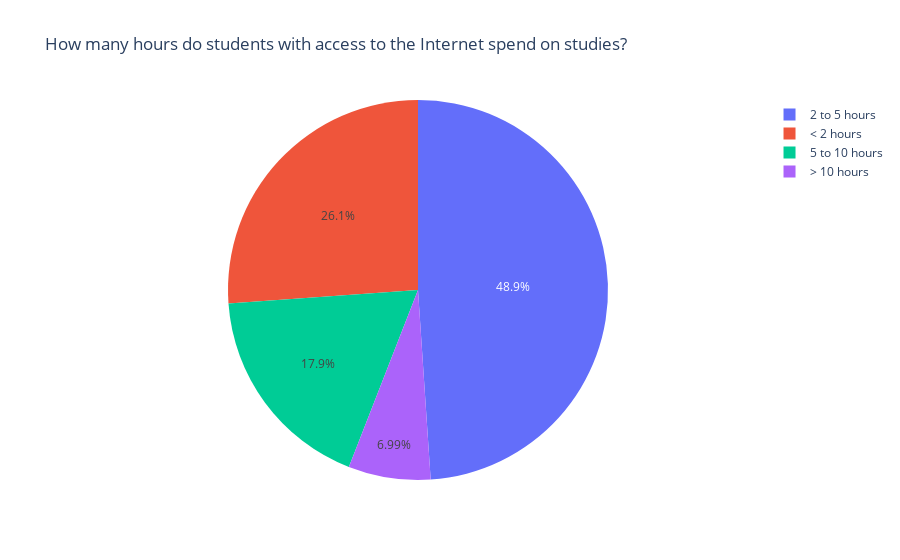

Notebook source saved alongside this figure:
### Code cell
time2 =data[(data.internet == 'yes')].st_time.value_counts()
labels = (np.array(time2.index))
sizes = (np.array((time2 / time2.sum())*100))

trace = go.Pie(labels=labels, values=sizes)
layout = go.Layout(title="How many hours do students with access to the Internet spend on studies?")
dat = [trace]
fig = go.Figure(data=dat, layout=layout)
py.iplot(fig, filename="time2")

### Figure 1 — Plotly figure (JSON) as saved in the notebook; plotly's stock layout.template omitted (floating-point values rounded to 4 significant figures)
{"data": [{"labels": ["2 to 5 hours", "< 2 hours", "5 to 10 hours", "> 10 hours"], "type": "pie", "values": [48.94, 26.14, 17.93, 6.991]}], "layout": {"title": {"text": "How many hours do students with access to the Internet spend on studies?"}}}
